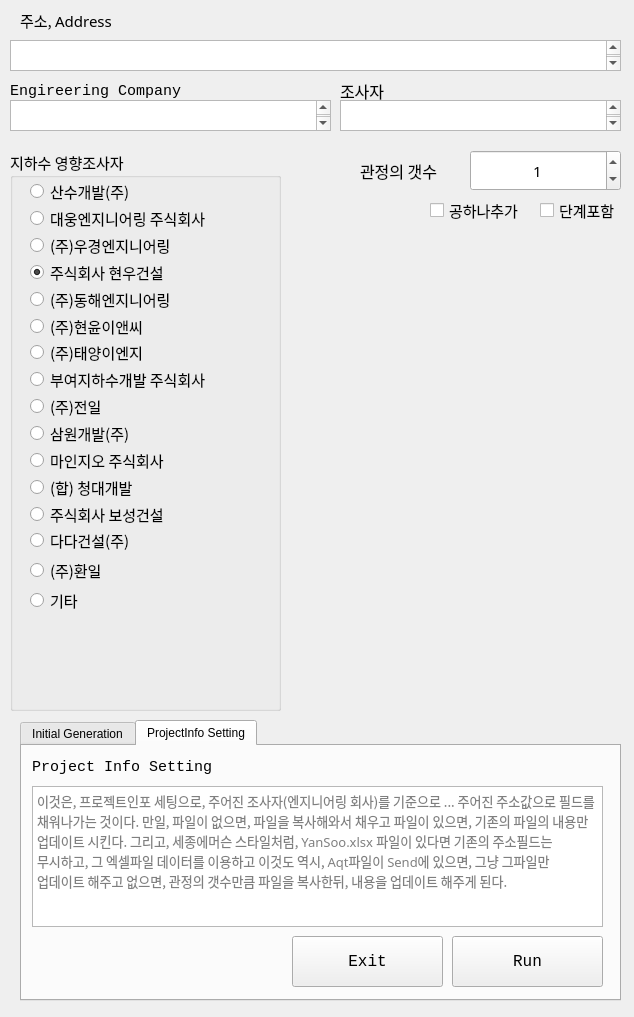
<?xml version="1.0" encoding="UTF-8"?>
<ui version="4.0">
 <class>MainWindow</class>
 <widget class="QMainWindow" name="MainWindow">
  <property name="geometry">
   <rect>
    <x>0</x>
    <y>0</y>
    <width>634</width>
    <height>1017</height>
   </rect>
  </property>
  <property name="windowTitle">
   <string>MainWindow</string>
  </property>
  <widget class="QWidget" name="centralwidget">
   <widget class="QTabWidget" name="tabWidget">
    <property name="geometry">
     <rect>
      <x>20</x>
      <y>720</y>
      <width>601</width>
      <height>281</height>
     </rect>
    </property>
    <property name="sizePolicy">
     <sizepolicy hsizetype="Maximum" vsizetype="Maximum">
      <horstretch>0</horstretch>
      <verstretch>0</verstretch>
     </sizepolicy>
    </property>
    <property name="tabPosition">
     <enum>QTabWidget::TabPosition::North</enum>
    </property>
    <property name="tabShape">
     <enum>QTabWidget::TabShape::Rounded</enum>
    </property>
    <property name="currentIndex">
     <number>1</number>
    </property>
    <property name="iconSize">
     <size>
      <width>32</width>
      <height>32</height>
     </size>
    </property>
    <property name="elideMode">
     <enum>Qt::TextElideMode::ElideLeft</enum>
    </property>
    <widget class="QWidget" name="tab_1">
     <attribute name="title">
      <string>Initial Generation</string>
     </attribute>
     <widget class="QTextEdit" name="textEdit_3">
      <property name="geometry">
       <rect>
        <x>20</x>
        <y>50</y>
        <width>561</width>
        <height>31</height>
       </rect>
      </property>
      <property name="font">
       <font>
        <family>맑은 고딕</family>
        <pointsize>11</pointsize>
       </font>
      </property>
     </widget>
     <widget class="QLabel" name="label_4">
      <property name="geometry">
       <rect>
        <x>30</x>
        <y>20</y>
        <width>141</width>
        <height>21</height>
       </rect>
      </property>
      <property name="font">
       <font>
        <family>Consolas</family>
        <pointsize>11</pointsize>
       </font>
      </property>
      <property name="text">
       <string>Message</string>
      </property>
     </widget>
     <widget class="QPushButton" name="pushButton">
      <property name="geometry">
       <rect>
        <x>290</x>
        <y>190</y>
        <width>141</width>
        <height>51</height>
       </rect>
      </property>
      <property name="font">
       <font>
        <family>Consolas</family>
        <pointsize>12</pointsize>
       </font>
      </property>
      <property name="text">
       <string>Run</string>
      </property>
     </widget>
     <widget class="QPushButton" name="pushButton_2">
      <property name="geometry">
       <rect>
        <x>440</x>
        <y>190</y>
        <width>141</width>
        <height>51</height>
       </rect>
      </property>
      <property name="font">
       <font>
        <family>Consolas</family>
        <pointsize>12</pointsize>
       </font>
      </property>
      <property name="text">
       <string>Exit</string>
      </property>
     </widget>
    </widget>
    <widget class="QWidget" name="tab_2">
     <attribute name="title">
      <string>ProjectInfo Setting</string>
     </attribute>
     <widget class="QPushButton" name="pushButton_3">
      <property name="geometry">
       <rect>
        <x>430</x>
        <y>190</y>
        <width>151</width>
        <height>51</height>
       </rect>
      </property>
      <property name="font">
       <font>
        <family>Consolas</family>
        <pointsize>12</pointsize>
       </font>
      </property>
      <property name="text">
       <string>Run</string>
      </property>
     </widget>
     <widget class="QLabel" name="label_5">
      <property name="geometry">
       <rect>
        <x>10</x>
        <y>10</y>
        <width>491</width>
        <height>21</height>
       </rect>
      </property>
      <property name="font">
       <font>
        <family>Consolas</family>
        <pointsize>11</pointsize>
       </font>
      </property>
      <property name="text">
       <string>Project Info Setting</string>
      </property>
     </widget>
     <widget class="QTextEdit" name="textEdit_4">
      <property name="geometry">
       <rect>
        <x>10</x>
        <y>40</y>
        <width>571</width>
        <height>141</height>
       </rect>
      </property>
      <property name="font">
       <font>
        <family>D2Coding</family>
        <pointsize>10</pointsize>
       </font>
      </property>
      <property name="placeholderText">
       <string>이것은, 프로젝트인포 세팅으로, 주어진 조사자(엔지니어링 회사)를 기준으로 ... 주어진 주소값으로 필드를 채워나가는 것이다. 만일, 파일이 없으면, 파일을 복사해와서 채우고 파일이 있으면, 기존의 파일의 내용만 업데이트 시킨다. 그리고, 세종에머슨 스타일처럼, YanSoo.xlsx 파일이 있다면 기존의 주소필드는 무시하고, 그 엑셀파일 데이터를 이용하고 이것도 역시, Aqt파일이 Send에 있으면, 그냥 그파일만 업데이트 해주고 없으면, 관정의 갯수만큼 파일을 복사한뒤, 내용을 업데이트 해주게 된다.</string>
      </property>
     </widget>
     <widget class="QPushButton" name="pushButton_4">
      <property name="geometry">
       <rect>
        <x>270</x>
        <y>190</y>
        <width>151</width>
        <height>51</height>
       </rect>
      </property>
      <property name="font">
       <font>
        <family>Consolas</family>
        <pointsize>12</pointsize>
       </font>
      </property>
      <property name="text">
       <string>Exit</string>
      </property>
     </widget>
    </widget>
   </widget>
   <widget class="QTextEdit" name="textEdit">
    <property name="geometry">
     <rect>
      <x>10</x>
      <y>40</y>
      <width>611</width>
      <height>31</height>
     </rect>
    </property>
    <property name="font">
     <font>
      <family>맑은 고딕</family>
      <pointsize>11</pointsize>
     </font>
    </property>
   </widget>
   <widget class="QLabel" name="label">
    <property name="geometry">
     <rect>
      <x>20</x>
      <y>10</y>
      <width>141</width>
      <height>21</height>
     </rect>
    </property>
    <property name="font">
     <font>
      <family>D2Coding</family>
      <pointsize>11</pointsize>
     </font>
    </property>
    <property name="text">
     <string>주소, Address</string>
    </property>
   </widget>
   <widget class="QLabel" name="label_3">
    <property name="geometry">
     <rect>
      <x>10</x>
      <y>80</y>
      <width>191</width>
      <height>21</height>
     </rect>
    </property>
    <property name="font">
     <font>
      <family>Consolas</family>
      <pointsize>11</pointsize>
     </font>
    </property>
    <property name="text">
     <string>Engireering Company</string>
    </property>
   </widget>
   <widget class="QTextEdit" name="textEdit_2">
    <property name="geometry">
     <rect>
      <x>10</x>
      <y>100</y>
      <width>321</width>
      <height>31</height>
     </rect>
    </property>
    <property name="font">
     <font>
      <family>맑은 고딕</family>
      <pointsize>11</pointsize>
     </font>
    </property>
   </widget>
   <widget class="QGroupBox" name="groupBox">
    <property name="geometry">
     <rect>
      <x>10</x>
      <y>150</y>
      <width>271</width>
      <height>561</height>
     </rect>
    </property>
    <property name="font">
     <font>
      <family>D2Coding</family>
      <pointsize>11</pointsize>
     </font>
    </property>
    <property name="title">
     <string>지하수 영향조사자</string>
    </property>
    <widget class="QRadioButton" name="radio12">
     <property name="geometry">
      <rect>
       <x>20</x>
       <y>326</y>
       <width>193</width>
       <height>22</height>
      </rect>
     </property>
     <property name="font">
      <font>
       <family>맑은 고딕</family>
       <pointsize>11</pointsize>
      </font>
     </property>
     <property name="text">
      <string>(합) 청대개발</string>
     </property>
    </widget>
    <widget class="QRadioButton" name="radio13">
     <property name="geometry">
      <rect>
       <x>20</x>
       <y>353</y>
       <width>193</width>
       <height>22</height>
      </rect>
     </property>
     <property name="font">
      <font>
       <family>맑은 고딕</family>
       <pointsize>11</pointsize>
      </font>
     </property>
     <property name="text">
      <string>주식회사 보성건설</string>
     </property>
    </widget>
    <widget class="QRadioButton" name="radio5">
     <property name="geometry">
      <rect>
       <x>20</x>
       <y>138</y>
       <width>193</width>
       <height>22</height>
      </rect>
     </property>
     <property name="font">
      <font>
       <family>맑은 고딕</family>
       <pointsize>11</pointsize>
      </font>
     </property>
     <property name="text">
      <string>(주)동해엔지니어링</string>
     </property>
    </widget>
    <widget class="QRadioButton" name="radio3">
     <property name="geometry">
      <rect>
       <x>20</x>
       <y>84</y>
       <width>193</width>
       <height>22</height>
      </rect>
     </property>
     <property name="font">
      <font>
       <family>맑은 고딕</family>
       <pointsize>11</pointsize>
      </font>
     </property>
     <property name="text">
      <string>(주)우경엔지니어링</string>
     </property>
    </widget>
    <widget class="QRadioButton" name="radio8">
     <property name="geometry">
      <rect>
       <x>20</x>
       <y>218</y>
       <width>193</width>
       <height>22</height>
      </rect>
     </property>
     <property name="font">
      <font>
       <family>맑은 고딕</family>
       <pointsize>11</pointsize>
      </font>
     </property>
     <property name="text">
      <string>부여지하수개발 주식회사</string>
     </property>
    </widget>
    <widget class="QRadioButton" name="radio7">
     <property name="geometry">
      <rect>
       <x>20</x>
       <y>192</y>
       <width>193</width>
       <height>21</height>
      </rect>
     </property>
     <property name="font">
      <font>
       <family>맑은 고딕</family>
       <pointsize>11</pointsize>
      </font>
     </property>
     <property name="text">
      <string>(주)태양이엔지</string>
     </property>
    </widget>
    <widget class="QRadioButton" name="radio6">
     <property name="geometry">
      <rect>
       <x>20</x>
       <y>165</y>
       <width>193</width>
       <height>22</height>
      </rect>
     </property>
     <property name="font">
      <font>
       <family>맑은 고딕</family>
       <pointsize>11</pointsize>
      </font>
     </property>
     <property name="text">
      <string>(주)현윤이앤씨</string>
     </property>
    </widget>
    <widget class="QRadioButton" name="radio11">
     <property name="geometry">
      <rect>
       <x>20</x>
       <y>299</y>
       <width>193</width>
       <height>22</height>
      </rect>
     </property>
     <property name="font">
      <font>
       <family>맑은 고딕</family>
       <pointsize>11</pointsize>
      </font>
     </property>
     <property name="text">
      <string>마인지오 주식회사</string>
     </property>
    </widget>
    <widget class="QRadioButton" name="radio9">
     <property name="geometry">
      <rect>
       <x>20</x>
       <y>245</y>
       <width>193</width>
       <height>22</height>
      </rect>
     </property>
     <property name="font">
      <font>
       <family>맑은 고딕</family>
       <pointsize>11</pointsize>
      </font>
     </property>
     <property name="text">
      <string>(주)전일</string>
     </property>
    </widget>
    <widget class="QRadioButton" name="radio10">
     <property name="geometry">
      <rect>
       <x>20</x>
       <y>272</y>
       <width>193</width>
       <height>22</height>
      </rect>
     </property>
     <property name="font">
      <font>
       <family>맑은 고딕</family>
       <pointsize>11</pointsize>
      </font>
     </property>
     <property name="text">
      <string>삼원개발(주)</string>
     </property>
     <property name="checked">
      <bool>false</bool>
     </property>
    </widget>
    <widget class="QRadioButton" name="radio2">
     <property name="geometry">
      <rect>
       <x>20</x>
       <y>57</y>
       <width>193</width>
       <height>22</height>
      </rect>
     </property>
     <property name="font">
      <font>
       <family>맑은 고딕</family>
       <pointsize>11</pointsize>
      </font>
     </property>
     <property name="text">
      <string>대웅엔지니어링 주식회사</string>
     </property>
    </widget>
    <widget class="QRadioButton" name="radio4">
     <property name="geometry">
      <rect>
       <x>20</x>
       <y>111</y>
       <width>193</width>
       <height>22</height>
      </rect>
     </property>
     <property name="font">
      <font>
       <family>맑은 고딕</family>
       <pointsize>11</pointsize>
      </font>
     </property>
     <property name="text">
      <string>주식회사 현우건설</string>
     </property>
     <property name="checked">
      <bool>true</bool>
     </property>
    </widget>
    <widget class="QRadioButton" name="radio1">
     <property name="geometry">
      <rect>
       <x>20</x>
       <y>30</y>
       <width>193</width>
       <height>22</height>
      </rect>
     </property>
     <property name="font">
      <font>
       <family>맑은 고딕</family>
       <pointsize>11</pointsize>
      </font>
     </property>
     <property name="text">
      <string>산수개발(주)</string>
     </property>
    </widget>
    <widget class="QRadioButton" name="radio14">
     <property name="geometry">
      <rect>
       <x>20</x>
       <y>380</y>
       <width>193</width>
       <height>21</height>
      </rect>
     </property>
     <property name="font">
      <font>
       <family>맑은 고딕</family>
       <pointsize>11</pointsize>
      </font>
     </property>
     <property name="text">
      <string>다다건설(주)</string>
     </property>
    </widget>
    <widget class="QRadioButton" name="radio15">
     <property name="geometry">
      <rect>
       <x>20</x>
       <y>410</y>
       <width>193</width>
       <height>21</height>
      </rect>
     </property>
     <property name="font">
      <font>
       <family>맑은 고딕</family>
       <pointsize>11</pointsize>
      </font>
     </property>
     <property name="text">
      <string>(주)환일</string>
     </property>
    </widget>
    <widget class="QRadioButton" name="radio16">
     <property name="geometry">
      <rect>
       <x>20</x>
       <y>440</y>
       <width>193</width>
       <height>21</height>
      </rect>
     </property>
     <property name="font">
      <font>
       <family>맑은 고딕</family>
       <pointsize>11</pointsize>
      </font>
     </property>
     <property name="text">
      <string>기타</string>
     </property>
    </widget>
   </widget>
   <widget class="QLabel" name="label_2">
    <property name="geometry">
     <rect>
      <x>360</x>
      <y>160</y>
      <width>91</width>
      <height>21</height>
     </rect>
    </property>
    <property name="font">
     <font>
      <family>D2Coding</family>
      <pointsize>12</pointsize>
     </font>
    </property>
    <property name="text">
     <string>관정의 갯수</string>
    </property>
   </widget>
   <widget class="QCheckBox" name="checkBox">
    <property name="geometry">
     <rect>
      <x>540</x>
      <y>200</y>
      <width>81</width>
      <height>20</height>
     </rect>
    </property>
    <property name="font">
     <font>
      <family>D2Coding</family>
      <pointsize>11</pointsize>
     </font>
    </property>
    <property name="text">
     <string>단계포함</string>
    </property>
   </widget>
   <widget class="QSpinBox" name="spinBox">
    <property name="geometry">
     <rect>
      <x>470</x>
      <y>150</y>
      <width>151</width>
      <height>41</height>
     </rect>
    </property>
    <property name="font">
     <font>
      <family>D2Coding</family>
      <pointsize>11</pointsize>
     </font>
    </property>
    <property name="alignment">
     <set>Qt::AlignmentFlag::AlignCenter</set>
    </property>
    <property name="buttonSymbols">
     <enum>QAbstractSpinBox::ButtonSymbols::UpDownArrows</enum>
    </property>
    <property name="showGroupSeparator" stdset="0">
     <bool>false</bool>
    </property>
    <property name="value">
     <number>1</number>
    </property>
   </widget>
   <widget class="QTextEdit" name="textEdit_company">
    <property name="geometry">
     <rect>
      <x>340</x>
      <y>100</y>
      <width>281</width>
      <height>31</height>
     </rect>
    </property>
    <property name="font">
     <font>
      <family>맑은 고딕</family>
      <pointsize>11</pointsize>
     </font>
    </property>
   </widget>
   <widget class="QLabel" name="label_6">
    <property name="geometry">
     <rect>
      <x>340</x>
      <y>80</y>
      <width>91</width>
      <height>21</height>
     </rect>
    </property>
    <property name="font">
     <font>
      <family>D2Coding</family>
      <pointsize>12</pointsize>
     </font>
    </property>
    <property name="text">
     <string>조사자</string>
    </property>
   </widget>
   <widget class="QCheckBox" name="checkBox_addOne">
    <property name="geometry">
     <rect>
      <x>430</x>
      <y>200</y>
      <width>101</width>
      <height>20</height>
     </rect>
    </property>
    <property name="font">
     <font>
      <family>D2Coding</family>
      <pointsize>11</pointsize>
     </font>
    </property>
    <property name="text">
     <string>공하나추가</string>
    </property>
   </widget>
  </widget>
 </widget>
 <resources/>
 <connections/>
</ui>
